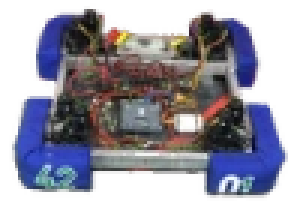
#> input picture assets/nate.png, 96 x 72 px (shown 3 times larger)
$ python gif_to_header.py ../../assets/nate.png
#> lines starting #> are read from the running program, lines starting #| are printed output that depends on the picture
#!/usr/bin/env python3
"""
gif_to_header.py

Convert a GIF into a C header that matches the layout used by
`src/dancing.hpp` in this repo: it emits an `#include <Animation.hpp>`,
a `const uint16_t <name>[frames][width*height]` array with per-pixel
entries in the form `color565(R, G, B)` arranged by rows (annotated
with `/*row*/` comments), and a `double <name>_frame_time` with the
seconds-per-frame value.

Usage:
    python tools\gif_to_header.py input.gif -o src\output.hpp -n animation_name

Notes:
- Requires Pillow (`pip install Pillow`).
- Assumes default size 64x64 unless overridden with --width/--height.
"""

from __future__ import annotations

import argparse
from pathlib import Path
from typing import List, Tuple, Optional

from PIL import Image, ImageSequence


def sanitize_varname(name: str) -> str:
#> called with name = 'nate'
    out = []
    for c in name:
        if c.isalnum() or c == '_':
            out.append(c)
        else:
            out.append('_')
    s = ''.join(out)
    if not s:
        s = 'gif_image'
    if s[0].isdigit():
        s = 'img_' + s
    return s


def frame_durations_ms(img: Image.Image) -> List[int]:
    durations: List[int] = []
    for frame in ImageSequence.Iterator(img):
        dur = frame.info.get('duration', 100)
        durations.append(int(dur))
    return durations


def rgba_to_rgb(bg: Tuple[int, int, int], px: Tuple[int, int, int, int]) -> Tuple[int, int, int]:
    r, g, b, a = px
    if a >= 255:
        return (r, g, b)
    alpha = a / 255.0
    return (
        int(r * alpha + bg[0] * (1 - alpha)),
        int(g * alpha + bg[1] * (1 - alpha)),
        int(b * alpha + bg[2] * (1 - alpha)),
    )


def extract_frames(path: Path, size: Tuple[int, int]) -> Tuple[List[Image.Image], float]:
#> called with size = (64, 64)
    with Image.open(path) as img:
#> img is the input picture: PIL image 96x72 RGBA; mean R, G, B, A 64.3, 62.2, 77.3, 152.3
        durations = frame_durations_ms(img)
#> the loop in frame_durations_ms, `for frame in ImageSequence.Iterator(img):` made 1 pass
#> dur on pass 1: 100
#> after the loop in frame_durations_ms, `for frame in ImageSequence.Iterator(img):`: durations = [100]
#> durations = [100]
        if durations:
            ms = sum(durations) / len(durations)
#> ms = 100
        else:
            ms = img.info.get('duration', 100)

        frames: List[Image.Image] = []
        for frame in ImageSequence.Iterator(img):
            fr = frame.convert('RGBA')
            if fr.size != size:
                fr = fr.resize(size, Image.NEAREST)
            frames.append(fr)
#> this loop made 1 pass
#> pass 1, in extract_frames, `fr = fr.resize(size, Image.NEAREST)`:
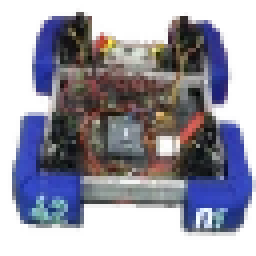
#> fr: PIL image 64x64 RGBA (shown 4 times larger); mean R, G, B, A 64.6, 62.8, 78, 153.3; transparent parts drawn white
#> after the loop, frames = 1 item

    return frames, (ms / 1000.0)


def write_c_header(path: Path, varname: str, frames: List[Image.Image], frame_time_s: float, width: int, height: int, bg: Tuple[int, int, int] = (0, 0, 0)) -> None:
    lines: List[str] = []
    lines.append('#include <Animation.hpp>\n')
    lines.append(f'// Each frame is an array of {width*height} uint16_t pixels (width*height).')
    lines.append(f'const uint16_t {varname}[{len(frames)}][{width*height}] = {{')

    for fi, frame in enumerate(frames, start=1):
        lines.append(f'    // Frame {fi}')
        lines.append('    {')
        f = frame
        px = f.load()
        for y in range(height):
            row_vals: List[str] = []
            for x in range(width):
                p = px[x, y]
                # p is RGBA tuple
                r, g, b = rgba_to_rgb(bg, p)
                row_vals.append(f'color565({r}, {g}, {b})')
            rows = ', '.join(row_vals)
            lines.append(f'       /*{y}*/  {rows},')
        lines.append('    },')

    lines.append('};\n')
    lines.append(f'Animation {varname}_animation = Animation({varname}, {len(frames)}, {frame_time_s});\n')

    path.parent.mkdir(parents=True, exist_ok=True)
    with open(path, 'w', encoding='utf-8') as fh:
        fh.write('\n'.join(lines))


def main(argv=None):
    p = argparse.ArgumentParser(description='Convert a GIF to a C header (color565 frames).')
    p.add_argument('input', help='input GIF file')
    p.add_argument('-o', '--output', help='output header file path (default: <input>.h)')
    p.add_argument('-n', '--name', help='variable base name')
    p.add_argument('--width', type=int, default=64, help='frame width (default 64)')
    p.add_argument('--height', type=int, default=64, help='frame height (default 64)')
    p.add_argument('--bg', nargs=3, type=int, metavar=('R','G','B'), help='background color for transparency (default 0 0 0)')
    args = p.parse_args(argv)

    in_path = Path(args.input)
    if not in_path.exists():
        print(f'Input file not found: {in_path}')
        return 2

    out_path = Path(args.output) if args.output else in_path.with_suffix('.h')
    # Default varname: use the input filename (stem) unless overridden with --name
    default_name = args.name if args.name else in_path.stem
    varname = sanitize_varname(default_name)
    size = (args.width, args.height)
    bg = tuple(args.bg) if args.bg else (0, 0, 0)

    frames, frame_time = extract_frames(in_path, size)
#> frames = 1 item; frame_time = 0.1
    write_c_header(out_path, varname, frames, frame_time, size[0], size[1], bg=bg)
#> the loop in write_c_header, `for fi, frame in enumerate(frames, start=1):` made 1 pass
#> fi on pass 1: 1

    print(f'Wrote {out_path} — frames={len(frames)}, size={size[0]}x{size[1]}, frame_time={frame_time}s, var={varname}')
#| Wrote ../../assets/nate.h — frames=1, size=64x64, frame_time=0.1s, var=nate
    return 0


if __name__ == '__main__':
    raise SystemExit(main())
#> (the program exits here)
